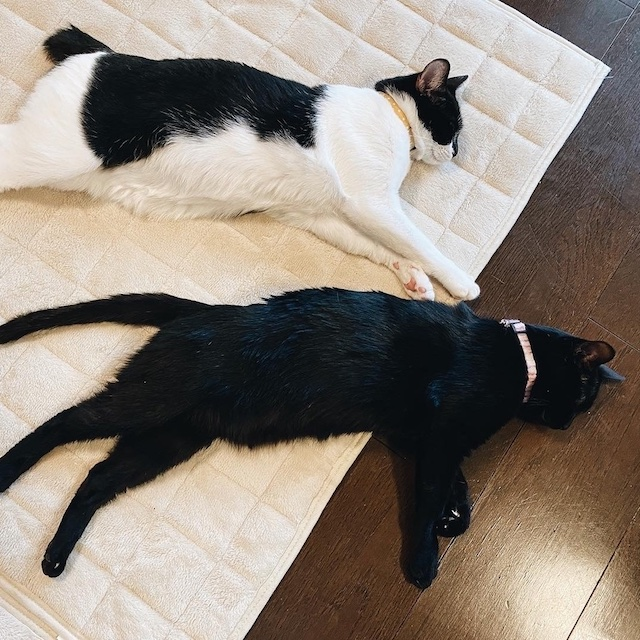
#> input picture data/sample_cat_02.jpg, 640 x 640 px, found by its file name
$ python draw.py
#> lines starting #> are read from the running program, lines starting #| are printed output that depends on the picture
import cv2

input_img = cv2.imread('./data/sample_cat_02.jpg')
#> input_img is the input picture: shape (640, 640, 3); mean B, G, R 120.8, 130, 139.7

cv2.rectangle(input_img,
    pt1=(0, 0),
    pt2=(500, 300),
    color=(0, 0, 255),
    thickness=2
)

cv2.putText(input_img,
            text='cat',
            org=(500, 300),
            fontFace=cv2.FONT_HERSHEY_SIMPLEX,
            fontScale=1.0,
            color=(0, 0, 255),
            thickness=2
)
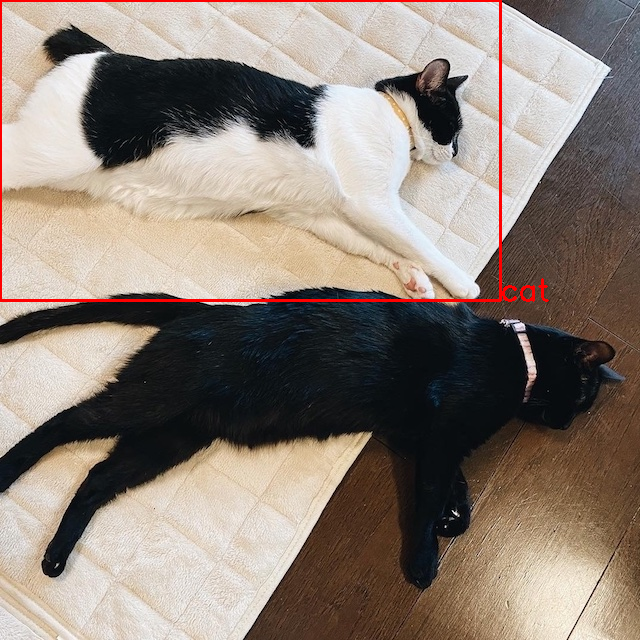
#> input_img: shape (640, 640, 3); mean B, G, R 119.2, 128.4, 140.7

cv2.imwrite('output.jpg', input_img)

$ run again, with data/sample_cat_01.jpg copied over data/sample_cat_02.jpg
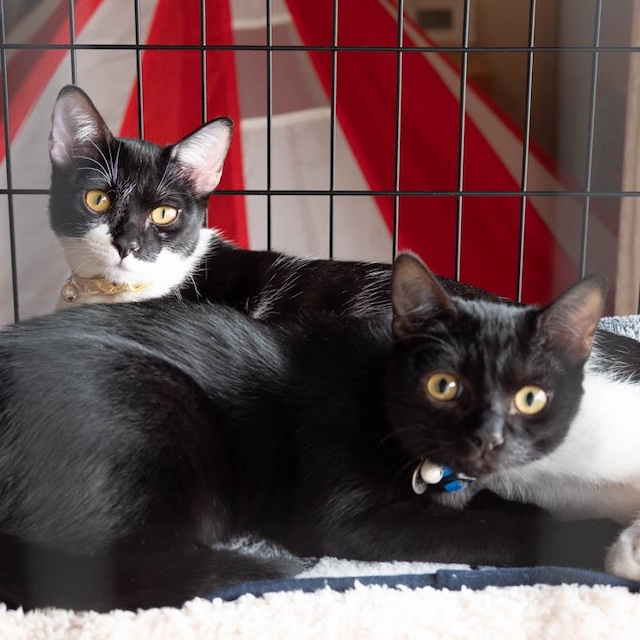
#> input picture data/sample_cat_01.jpg, 640 x 640 px, found by its file name
#> input_img is the input picture: shape (640, 640, 3); mean B, G, R 80.4, 78.7, 102.1
#> `cv2.putText(input_img, text='cat', org=(500, 300), fontFace=cv2.FONT_H..`:
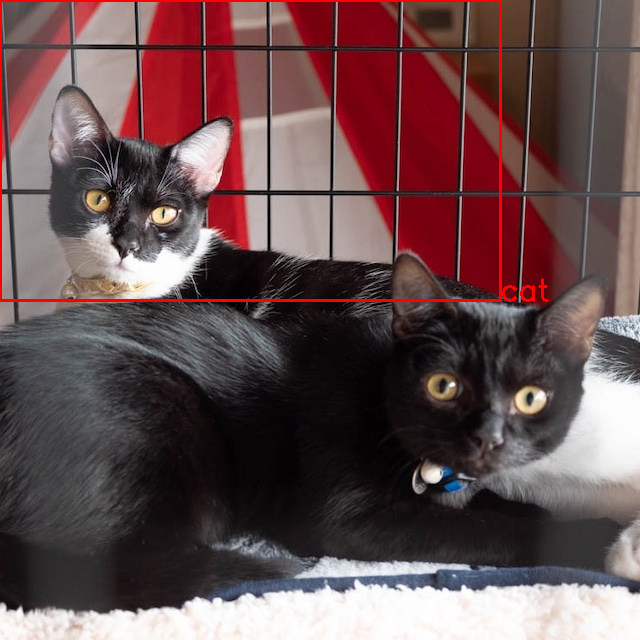
#> input_img: shape (640, 640, 3); mean B, G, R 79.8, 78, 103.7
